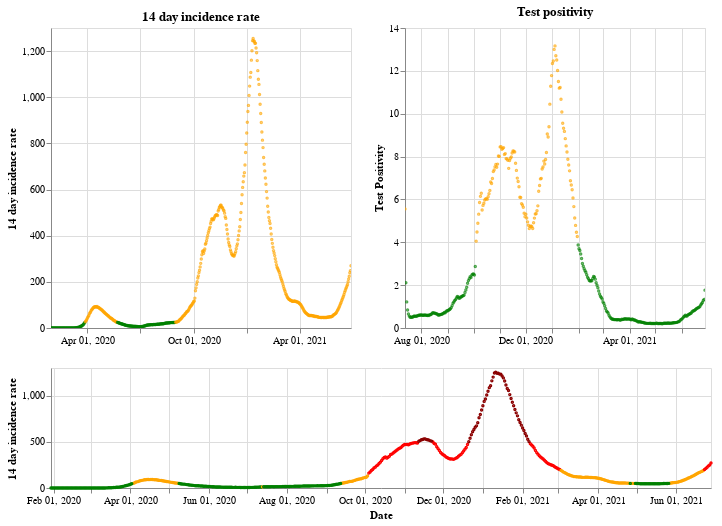

Write notebook code for a chart like this one.
### Markdown cell above
## England

### Code cell
plot_traffic_light('England')

### Figure 1 — Vega-Lite specification as saved in the notebook (floating-point values rounded to 4 significant figures; data arrays with more than 128 entries replaced by an {"elided": "..."} marker saying what was removed)
{"config": {"view": {"continuousWidth": 400, "continuousHeight": 300}}, "vconcat": [{"hconcat": [{"mark": {"type": "point", "size": 2}, "encoding": {"color": {"condition": {"value": "green", "test": "(datum.twoWeeklyCasesRate <= 25)"}, "value": "orange"}, "tooltip": [{"type": "nominal", "field": "areaName"}, {"type": "temporal", "field": "date"}, {"type": "quantitative", "field": "twoWeeklyCasesRate"}, {"type": "quantitative", "field": "testPositivity"}], "x": {"type": "temporal", "axis": {"title": ""}, "field": "date", "scale": {"domain": {"selection": "DateBrush"}}, "timeUnit": "yearmonthdate"}, "y": {"type": "quantitative", "axis": {"title": "14 day incidence rate"}, "field": "twoWeeklyCasesRate"}}, "title": "14 day incidence rate", "width": 300}, {"mark": {"type": "point", "size": 2}, "encoding": {"color": {"condition": {"value": "green", "test": "(datum.testPositivity <= 4)"}, "value": "orange"}, "tooltip": [{"type": "nominal", "field": "areaName"}, {"type": "temporal", "field": "date"}, {"type": "quantitative", "field": "twoWeeklyCasesRate"}, {"type": "quantitative", "field": "testPositivity"}], "x": {"type": "temporal", "axis": {"title": ""}, "field": "date", "scale": {"domain": {"selection": "DateBrush"}}, "timeUnit": "yearmonthdate"}, "y": {"type": "quantitative", "axis": {"title": "Test Positivity"}, "field": "testPositivity"}}, "title": "Test positivity", "width": 300}]}, {"layer": [{"mark": {"type": "point", "size": 2}, "encoding": {"color": {"condition": {"value": "orange", "test": "(((datum.testPositivity < 4) && (datum.twoWeeklyCasesRate >= 50)) && (datum.twoWeeklyCasesRate < 200))"}, "value": "red"}, "opacity": {"condition": {"value": 1, "test": "((datum.twoWeeklyCasesRate >= 50) && (datum.twoWeeklyCasesRate < 500))"}, "value": 0}, "tooltip": [{"type": "nominal", "field": "areaName"}, {"type": "temporal", "field": "date"}, {"type": "quantitative", "field": "twoWeeklyCasesRate"}, {"type": "quantitative", "field": "testPositivity"}], "x": {"type": "temporal", "axis": {"title": "Date"}, "field": "date", "timeUnit": "yearmonthdate"}, "y": {"type": "quantitative", "axis": {"title": "14 day incidence rate"}, "field": "twoWeeklyCasesRate"}}, "selection": {"DateBrush": {"type": "interval", "encodings": ["x"], "fields": ["Time"]}}}, {"mark": {"type": "point", "size": 2}, "encoding": {"color": {"value": "darkred"}, "opacity": {"condition": {"value": 1, "test": "(datum.twoWeeklyCasesRate >= 500)"}, "value": 0}, "tooltip": [{"type": "nominal", "field": "areaName"}, {"type": "temporal", "field": "date"}, {"type": "quantitative", "field": "twoWeeklyCasesRate"}, {"type": "quantitative", "field": "testPositivity"}], "x": {"type": "temporal", "axis": {"title": "Date"}, "field": "date", "timeUnit": "yearmonthdate"}, "y": {"type": "quantitative", "axis": {"title": "14 day incidence rate"}, "field": "twoWeeklyCasesRate"}}}, {"mark": {"type": "point", "size": 2}, "encoding": {"color": {"condition": {"value": "green", "test": "((datum.testPositivity < 4) && (datum.twoWeeklyCasesRate < 50))"}, "value": "orange"}, "opacity": {"condition": {"value": 1, "test": "(datum.twoWeeklyCasesRate < 50)"}, "value": 0}, "tooltip": [{"type": "nominal", "field": "areaName"}, {"type": "temporal", "field": "date"}, {"type": "quantitative", "field": "twoWeeklyCasesRate"}, {"type": "quantitative", "field": "testPositivity"}], "x": {"type": "temporal", "axis": {"title": "Date"}, "field": "date", "timeUnit": "yearmonthdate"}, "y": {"type": "quantitative", "axis": {"title": "14 day incidence rate"}, "field": "twoWeeklyCasesRate"}}}], "height": 120, "width": 660}], "data": {"name": "data-05193df179b8f419f286ae8fa17bbcaf"}, "$schema": "https://vega.github.io/schema/vega-lite/v4.8.1.json", "datasets": {"data-05193df179b8f419f286ae8fa17bbcaf": {"elided": "516 records"}}}
